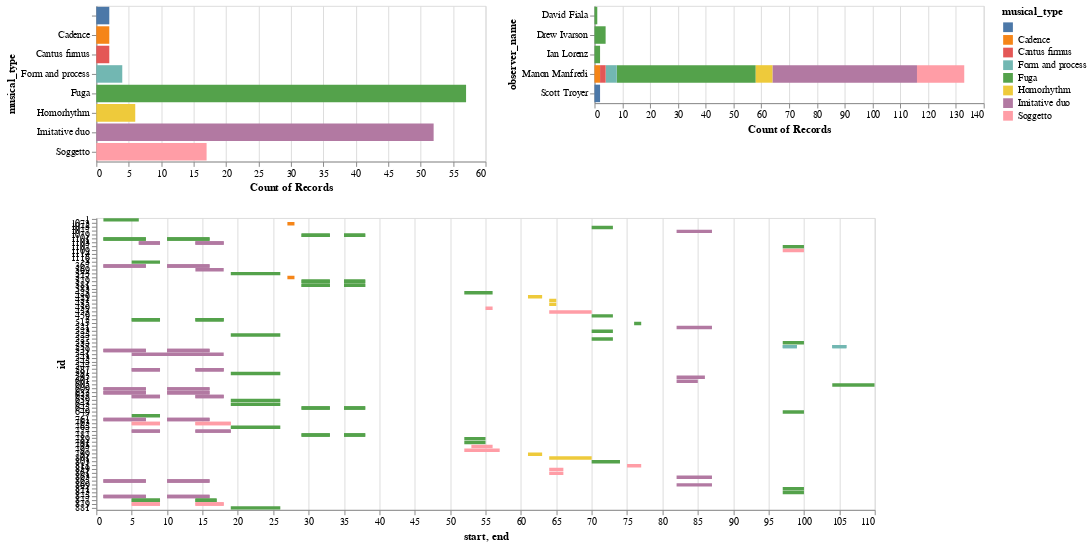

Source (notebook cell):
### Code cell
viz.plot_relationship_heatmap(df_obvservations_0011, 'ema', category1='musical_type', category0='observer.name', option=1, heat_map_width=800,
                              heat_map_height=300)

### Figure 1 — Vega-Lite specification as saved in the notebook (floating-point values rounded to 4 significant figures; data arrays with more than 128 entries replaced by an {"elided": "..."} marker saying what was removed)
{"config": {"view": {"continuousWidth": 400, "continuousHeight": 300}}, "vconcat": [{"hconcat": [{"mark": "bar", "encoding": {"color": {"type": "nominal", "field": "musical_type"}, "opacity": {"condition": {"value": 1, "selection": {"or": ["selector004", "selector005"]}}, "value": 0.2}, "x": {"type": "nominal", "aggregate": "count", "field": "musical_type"}, "y": {"type": "nominal", "field": "musical_type"}}, "selection": {"selector005": {"type": "multi", "fields": ["musical_type"]}}}, {"mark": "bar", "encoding": {"color": {"type": "nominal", "field": "musical_type"}, "opacity": {"condition": {"value": 1, "selection": {"or": ["selector004", "selector005"]}}, "value": 0.2}, "x": {"type": "nominal", "aggregate": "count", "field": "observer_name"}, "y": {"type": "nominal", "field": "observer_name"}}, "selection": {"selector004": {"type": "multi", "fields": ["observer_name"]}}}]}, {"mark": "bar", "encoding": {"color": {"type": "nominal", "field": "musical_type"}, "opacity": {"condition": {"value": 1, "selection": {"or": ["selector004", "selector005"]}}, "value": 0.2}, "tooltip": [{"type": "nominal", "field": "url"}, {"type": "nominal", "field": "musical_type"}, {"type": "nominal", "field": "observer_name"}, {"type": "quantitative", "field": "start"}, {"type": "quantitative", "field": "end"}, {"type": "nominal", "field": "id"}], "x": {"type": "quantitative", "field": "start"}, "x2": {"field": "end"}, "y": {"type": "nominal", "field": "id"}}, "height": 300, "selection": {"selector004": {"type": "multi", "fields": ["observer_name"]}, "selector006": {"type": "interval", "bind": "scales", "encodings": ["x", "y"]}}, "width": 800}], "data": {"name": "data-0fc680001425569ce6d6f5f2ee7040e3"}, "$schema": "https://vega.github.io/schema/vega-lite/v4.8.1.json", "datasets": {"data-0fc680001425569ce6d6f5f2ee7040e3": {"elided": "142 records"}}}
